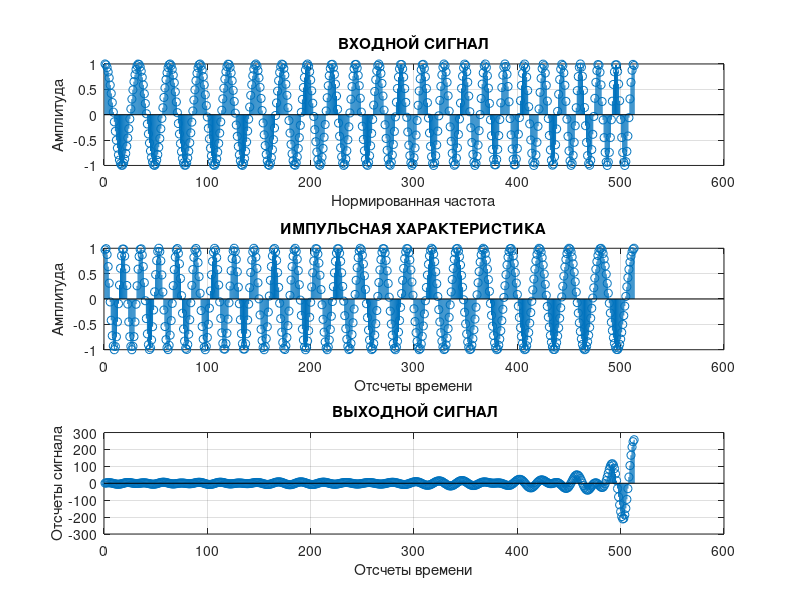
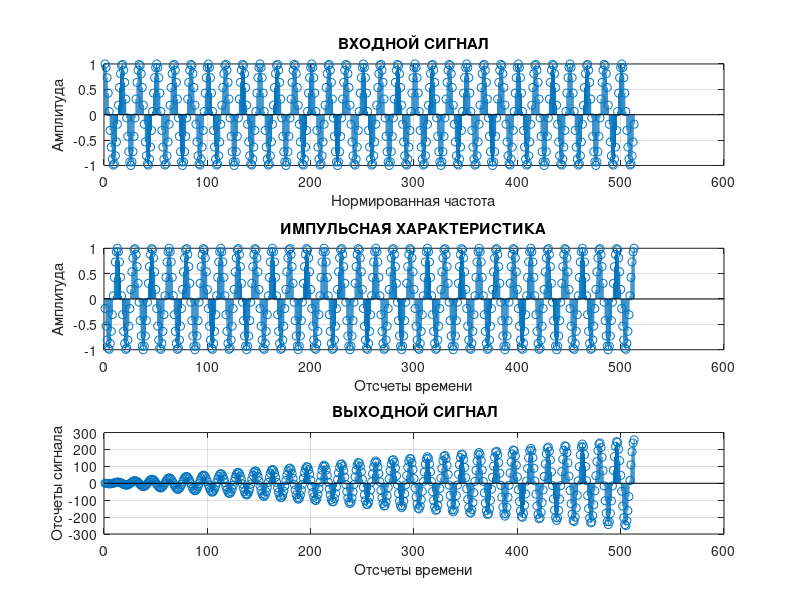

These charts were generated, in order, by the following MATLAB code:
pkg load signal

N = 512;
n = 0 : 1 : N;
T = 1;
t = 0 : T : N*T;;
f0 = 0.03;
f1 = 0.06;
t1 = N * T;

uin = chirp(t, f0, t1, f1, 'linear');
h = uin(N-n+1);
uou = fftfilt(h, uin);

figure()
subplot(3, 1, 1)
stem(uin);
title('ВХОДНОЙ СИГНАЛ')
xlabel('Нормированная частота')	
ylabel('Амплитуда')
grid on

subplot(3, 1, 2)
stem(h);
title('ИМПУЛЬСНАЯ ХАРАКТЕРИСТИКА')
xlabel('Отсчеты времени')
ylabel('Амплитуда')
grid on

subplot(3,1,3)
stem(uou)
title(' ВЫХОДНОЙ СИГНАЛ')
xlabel('Отсчеты времени')
ylabel('Отсчеты сигнала')
grid on

uin = cos(2 * pi * f1 * n * T);
h = uin(N-n+1);
uou = fftfilt(h, uin);

figure()
subplot(3, 1, 1)
stem(uin);
title('ВХОДНОЙ СИГНАЛ')
xlabel('Нормированная частота')	
ylabel('Амплитуда')
grid on

subplot(3, 1, 2)
stem(h);
title('ИМПУЛЬСНАЯ ХАРАКТЕРИСТИКА')
xlabel('Отсчеты времени')
ylabel('Амплитуда')
grid on

subplot(3,1,3)
stem(uou)
title(' ВЫХОДНОЙ СИГНАЛ')
xlabel('Отсчеты времени')
ylabel('Отсчеты сигнала')
grid on
